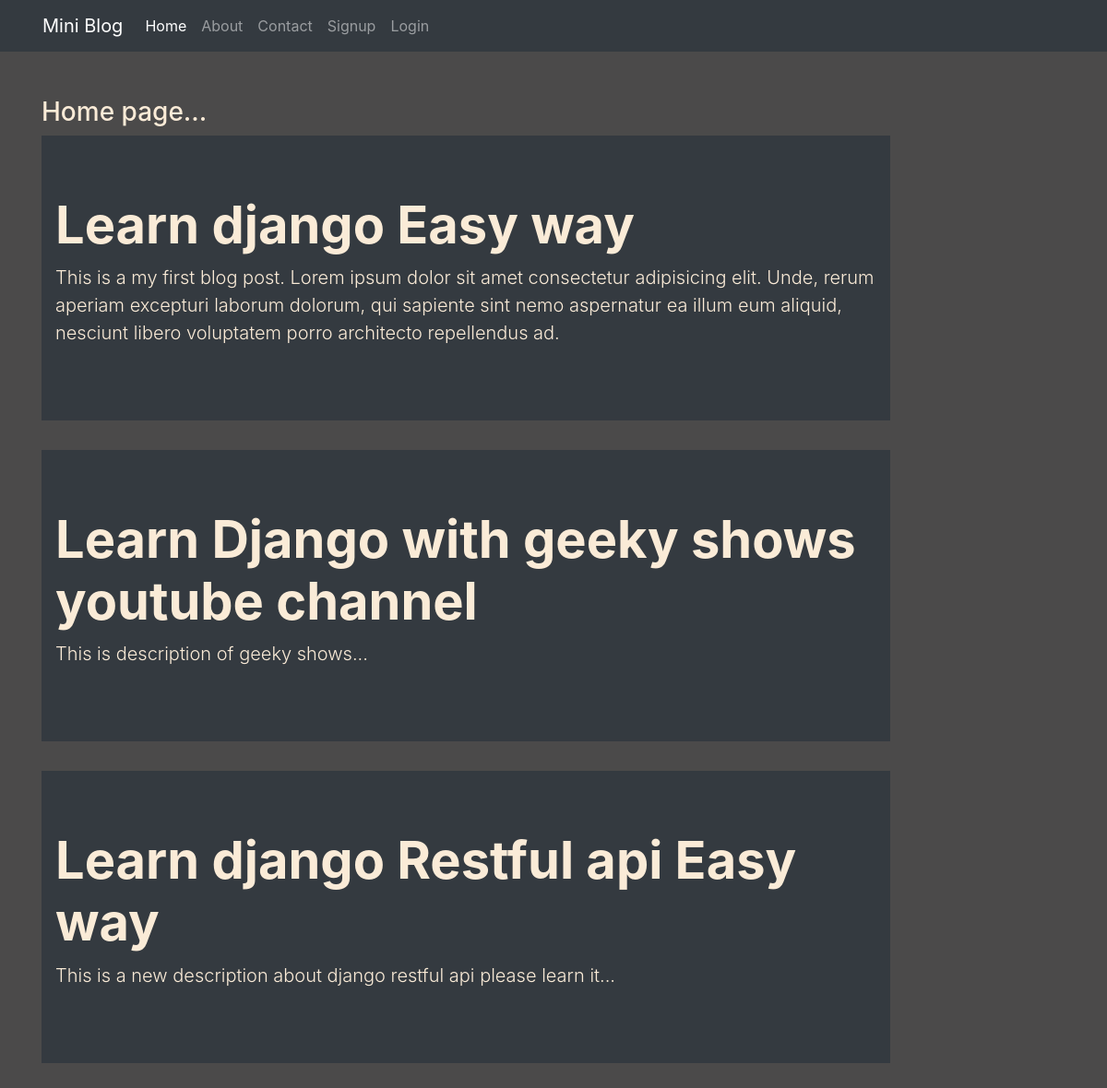
The page / on the database its author committed.
### blog/models.py (models this page shows)
class blogPost(models.Model):
    title = models.CharField(max_length=150)
    desc = models.TextField()

### blog/views.py (the view)
# urls.py: 2. Add a URL to urlpatterns:  path('', views.home, name='home')
def home(request):
    posts = blogPost.objects.all()
    return render(request, 'home.html', {'posts':posts})

### blog/templates/home.html
{% extends 'base.html' %}
{% load static %}
{% block content %}
<div class="col-sm-10 my-5">
    <h3>Home page...</h3>
    {% for post in posts %}
    <div class="jumbotron jumbotron-fluid bg-dark">
  <div class="container">
    <h1 class="display-4 font-weight-bold">{{post.title}}</h1>
    <p class="lead">{{post.desc}}</p>
  </div>
</div>
{% endfor %}
</div>
{% endblock content %}

### blog/static/css/style.css (style rules this page uses)
body { background-color: rgb(75, 74, 74); color: antiquewhite; }

### rows shown on the page
blogPost: title "Learn django Easy way", desc "This is a my first blog post. Lorem ipsum dolor sit amet consectetur adipisicing elit. Unde, rerum aperiam excepturi laborum dolorum, qui sapiente sint nemo aspernatur ea illum eum aliquid, nesciunt libero voluptatem porro architecto repellendus ad."
blogPost: title "Learn Django with geeky shows youtube channel", desc "This is description of geeky shows..."
blogPost: title "Learn django Restful api Easy way", desc "This is a new description about django restful api please learn it..."
